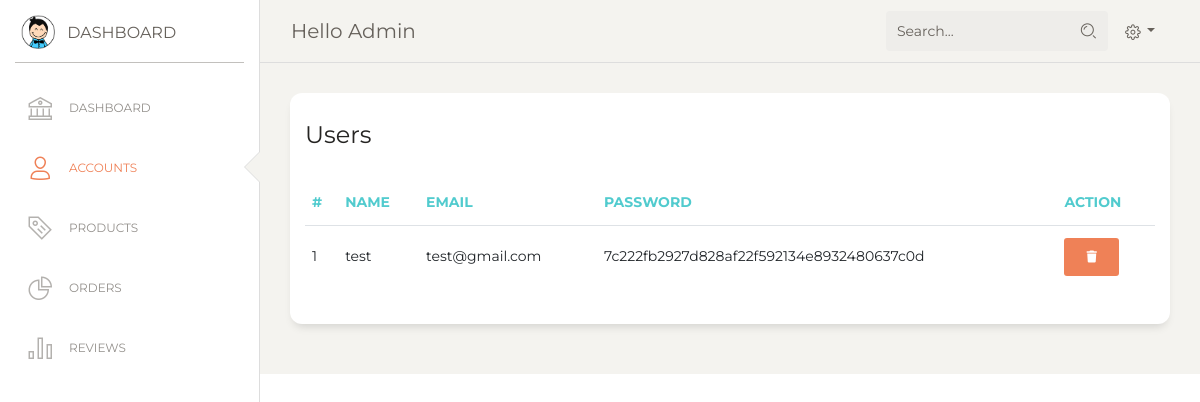
The app's page /admin/accounts.php (signed in) with its own data.
### tables this page shows
CREATE TABLE `users` (
  `user_id` int(11) NOT NULL,
  `name` varchar(255) NOT NULL,
  `email` varchar(255) NOT NULL,
  `password` varchar(255) NOT NULL
);

### db/userModel.php (called while the page is built, shortened)
<?php
require_once 'connection.php';
class User
{
    public static function getAllUsers():array{
        global $connection;
        $sql = "select * from users";
        $users = mysqli_query($connection, $sql);
        $users = mysqli_fetch_all($users);
        return $users;
    }
}

### admin/accounts.php (the view)
<?php include 'includes/header.inc.php' ?>
<?php include '../db/userModel.php' ?>
<div class="content">
    <div class="row">
        <div class="col-md-12">
            <div class="card">
                <div class="card-header">
                    <h4 class="card-title">Users</h4>
                </div>
                <div class="card-body">
                    <div class="table-responsive">
                        <table class="table">
                            <thead class=" text-primary">
                                <th>#</th>
                                <th>Name</th>
                                <th>Email</th>
                                <th>Password</th>
                                <th>Action</th>
                            </thead>
                            <tbody>
                                <?php
                                $users = User::getAllUsers();
                                if(empty($users)){
                                    echo '<tr><td class="text-center" colspan="4">No records...</td></tr>';
                                }else{
                                    $counter = 1;
                                    foreach($users as $user){
                                        echo "<tr>
                                                <td>".$counter++."</td>
                                                <td>".$user[1]."</td>
                                                <td>".$user[2]."</td>
                                                <td>".$user[3]."</td>
                                                <td><a class='btn btn-danger' href='delete_user.php?id=" . $user[0] . "'><i class='fa-solid fa-trash'></i></a></td>
                                            </tr>";
                                    }
                                }
                                ?>
                            </tbody>
                        </table>
                    </div>
                </div>
            </div>
        </div>
    </div>
</div>
<?php include 'includes/footer.inc.php' ?>

### records on screen
users: name "test", email "test@gmail.com", password "7c222fb2927d828af22f592134e8932480637c0d"
